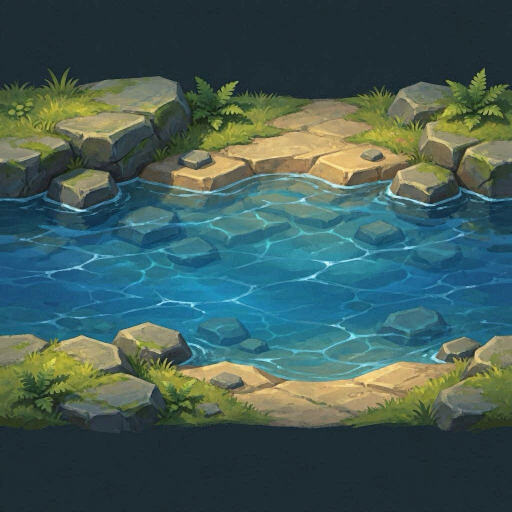
#> input picture game-assets/grass-wall.jpg, 1024 x 1024 px (shown at 1/2 size)
$ python process_walls.py
#> lines starting #> are read from the running program, lines starting #| are printed output that depends on the picture
#> in main, im is the input picture: PIL image 1024x1024 RGB; mean R, G, B 65.3, 91.8, 87.5
"""
Wall sprite pipeline — color-threshold slate knockout (NOT rembg).

v2.9.2 (initial): tried rembg's u2net model. It interpreted the
painterly water surface as "background" (water looks matte-like to
u2net's training distribution) and ate the river/canyon content,
leaving just stone-edge fragments. Unusable for these full-frame
environmental features.

v2.9.2 (recovery): replace ML segmentation with a corner-sampled
color-distance threshold. The Bing template per ASSET_PLAN §3.4
generates these on a uniform dark-slate background, so sampling
the top-left corner and knocking pixels within COLOR_DIST get the
painterly content out clean without touching the water/stone interior.

Run via: python game-assets/process_walls.py
"""
import sys
from pathlib import Path
from PIL import Image
import numpy as np

ROOT = Path(__file__).resolve().parent.parent
SRC_DIR = ROOT / "game-assets"
OUT_DIR = ROOT / "src" / "render" / "sprites" / "walls"
TARGET_LE = 384

# Threshold band. The slate is ~ #1f2530 in the dropped sources;
# painterly content is well above this in either RGB distance.
COLOR_DIST_HARD = 28   # pixels within this distance to corner → fully transparent
COLOR_DIST_SOFT = 56   # gradient feather to soft alpha at the boundary

WALLS = [
    ("grass-wall.jpg",  "grass",  None),
    ("grass-wall1.jpg", "grass",  "-1"),
    ("desert-wall.jpg", "desert", None),
    ("desert-wall1.jpg","desert", "-1"),
]


def slate_knockout(im: Image.Image) -> Image.Image:
    """Sample the four corners' average as the slate target, then
    alpha-knock any pixel within COLOR_DIST_HARD; feather the
    boundary between COLOR_DIST_HARD and COLOR_DIST_SOFT."""
    rgba = im.convert("RGBA")
    arr = np.array(rgba, dtype=np.float32)
    h, w, _ = arr.shape
#> h = 1024; w = 1024

    # Corner samples (8 px each) averaged together. Robust to a
    # single noisy pixel; the corners are guaranteed to be slate.
    pad = 8
    samples = [
        arr[0:pad, 0:pad, :3],
        arr[0:pad, w-pad:w, :3],
        arr[h-pad:h, 0:pad, :3],
        arr[h-pad:h, w-pad:w, :3],
    ]
    target = np.mean(
        np.concatenate([s.reshape(-1, 3) for s in samples], axis=0),
        axis=0,
    )
#> target = [29.15, 44.15, 50.65]

    # Per-pixel distance to slate.
    dist = np.sqrt(np.sum((arr[..., :3] - target) ** 2, axis=2))
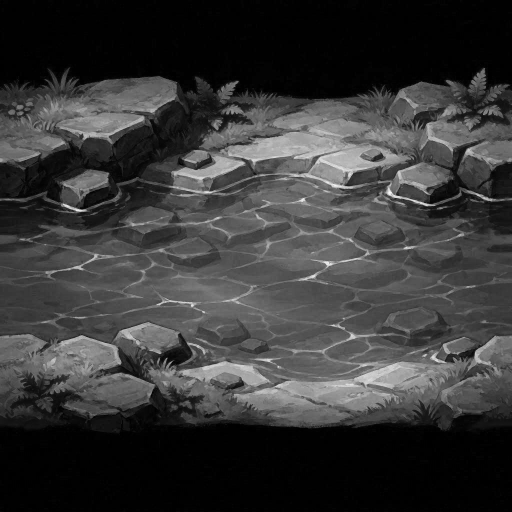
#> dist: shape (1024, 1024) float32 (shown at 1/2 size); min 0.409, max 355.7, mean 78.3; drawn with min black and max white

    # Alpha map: 0 inside HARD, 1 outside SOFT, linear in between.
    alpha = np.clip((dist - COLOR_DIST_HARD) / (COLOR_DIST_SOFT - COLOR_DIST_HARD), 0, 1)
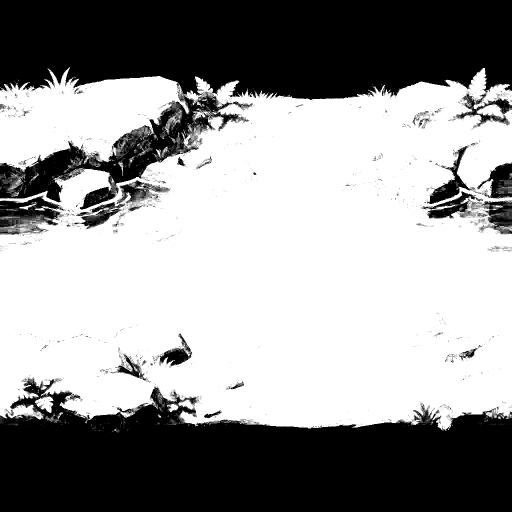
#> alpha: shape (1024, 1024) float32 (shown at 1/2 size); min 0, max 1, mean 0.59
    arr[..., 3] = arr[..., 3] * alpha
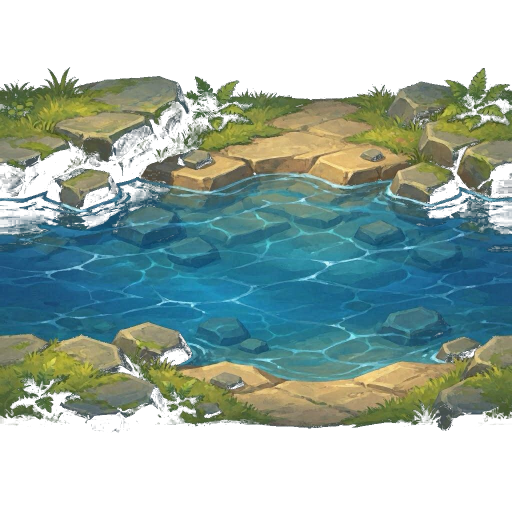
#> arr: shape (1024, 1024, 4) float32 (shown at 1/2 size); mean R, G, B, A 65.5, 92.2, 87, 150.9; transparent parts drawn white

    return Image.fromarray(arr.astype(np.uint8), "RGBA")


def main() -> int:
    if not SRC_DIR.exists():
        print(f"ERROR: source dir missing: {SRC_DIR}")
        return 1
    OUT_DIR.mkdir(parents=True, exist_ok=True)

    for src_name, biome, suffix in WALLS:
        src = SRC_DIR / src_name
        if not src.exists():
            print(f"SKIP (no source): {src}")
            continue

        print(f"-> {src_name}  ->  walls/wall-{biome}{suffix or ''}.png")
        with Image.open(src) as im:
            cut = slate_knockout(im)

        bbox = cut.getbbox()
#> bbox = (0, 134, 1024, 867)
        if bbox is None:
            print(f"  WARN: knockout produced fully-transparent output for {src_name}")
            continue
        cropped = cut.crop(bbox)
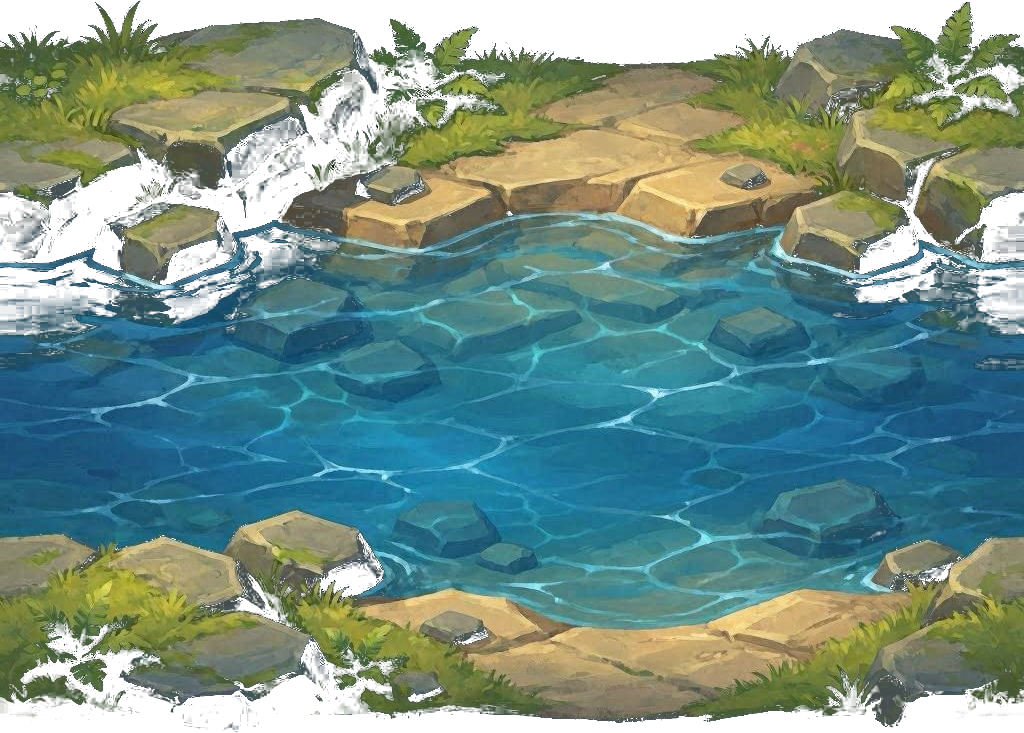
#> cropped: PIL image 1024x733 RGBA; mean R, G, B, A 79.4, 110.5, 101.7, 210; transparent parts drawn white

        w, h = cropped.size
#> w = 1024; h = 733
        scale = TARGET_LE / max(w, h)
#> scale = 0.375
        if scale < 1.0:
            cropped = cropped.resize(
                (int(round(w * scale)), int(round(h * scale))),
                Image.LANCZOS,
            )
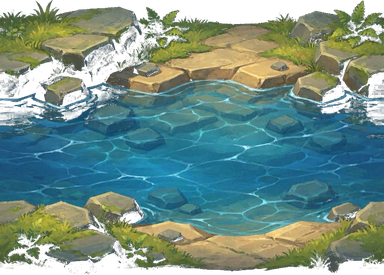
#> cropped: PIL image 384x275 RGBA; mean R, G, B, A 77.3, 107.1, 97.8, 209.9; transparent parts drawn white

        dst = OUT_DIR / f"wall-{biome}{suffix or ''}.png"
        cropped.save(dst, "PNG", optimize=True)
        print(f"  saved {dst.relative_to(ROOT)}  {cropped.size}")
#|   saved src/render/sprites/walls/wall-grass.png  (384, 275)
#> pass 2 of the loop in main, `for src_name, biome, suffix in WALLS:`:
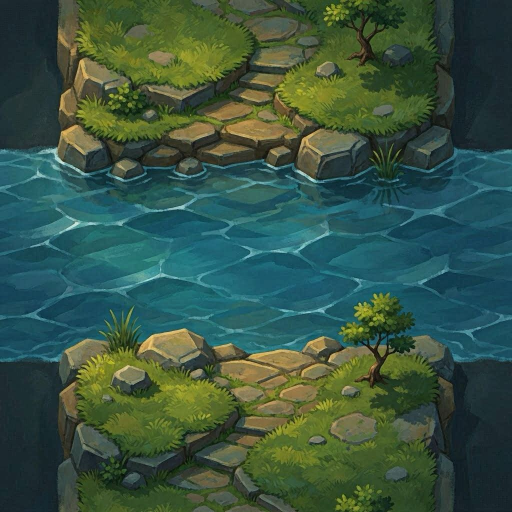
#> input picture game-assets/grass-wall1.jpg, 1024 x 1024 px (shown at 1/2 size)
#> in main, im is the input picture: PIL image 1024x1024 RGB; mean R, G, B 55.8, 84.2, 67.5
#> target = [25.46, 38.96, 44.71]
#> in slate_knockout (call 2), `alpha = np.clip((dist - COLOR_DIST_HARD) / (COLOR_DIST_SOFT - COLOR_DI..`:
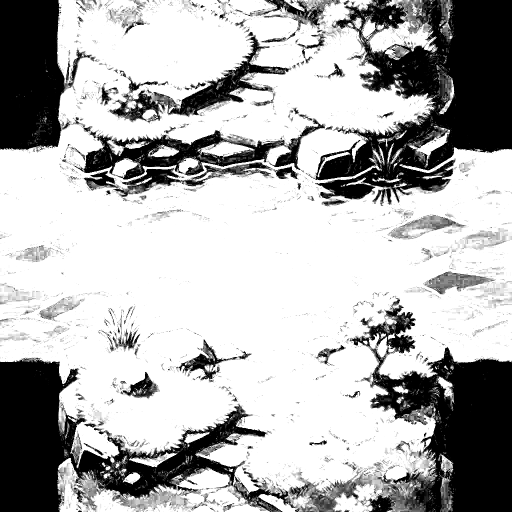
#> alpha: shape (1024, 1024) float32 (shown at 1/2 size); min 0, max 1, mean 0.695
#> bbox = (0, 0, 1024, 1024)
#> in main, `cropped = cropped.resize( (int(round(w * scale)), int(round(h * scale)..`:
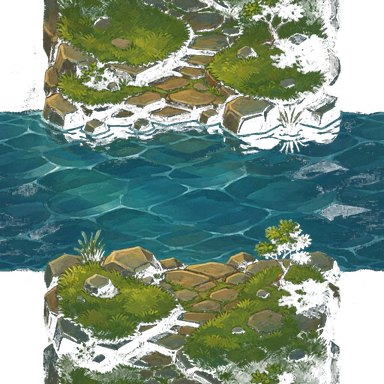
#> cropped: PIL image 384x384 RGBA; mean R, G, B, A 52, 77.7, 60.8, 176.9; transparent parts drawn white
#|   saved src/render/sprites/walls/wall-grass-1.png  (384, 384)
#> pass 3 of the loop in main, `for src_name, biome, suffix in WALLS:`:
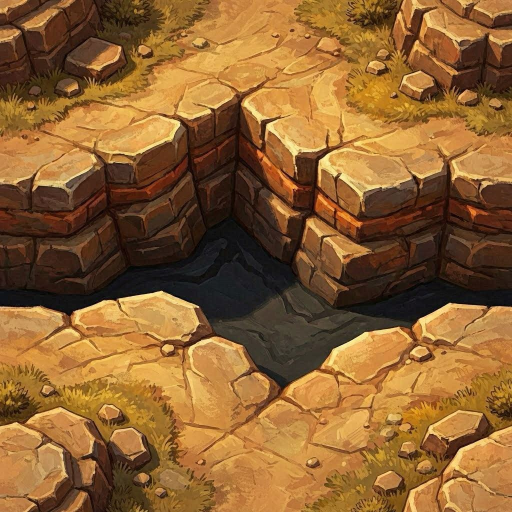
#> input picture game-assets/desert-wall.jpg, 1024 x 1024 px (shown at 1/2 size)
#> in main, im is the input picture: PIL image 1024x1024 RGB; mean R, G, B 140.7, 97.2, 49.5
#> target = [189.3, 128, 74.27]
#> in slate_knockout (call 3), `alpha = np.clip((dist - COLOR_DIST_HARD) / (COLOR_DIST_SOFT - COLOR_DI..`:
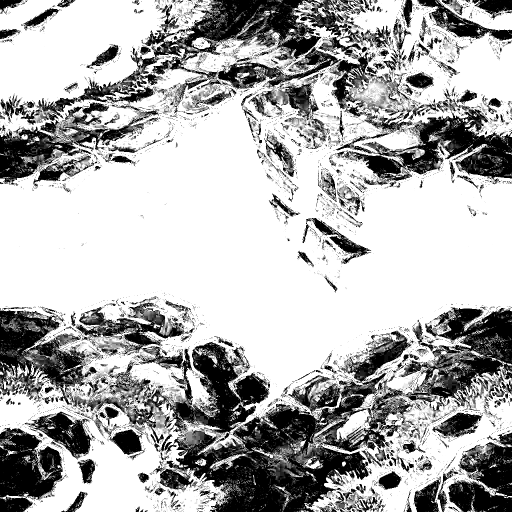
#> alpha: shape (1024, 1024) float32 (shown at 1/2 size); min 0, max 1, mean 0.692
#> in main, `cropped = cropped.resize( (int(round(w * scale)), int(round(h * scale)..`:
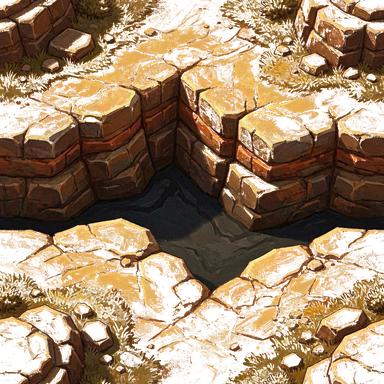
#> cropped: PIL image 384x384 RGBA; mean R, G, B, A 127.9, 88.4, 44.6, 176.1; transparent parts drawn white
#|   saved src/render/sprites/walls/wall-desert.png  (384, 384)
#> the loop made 4 passes; the first 3 are shown

    return 0


if __name__ == "__main__":
    sys.exit(main())
#> (the program exits here)
